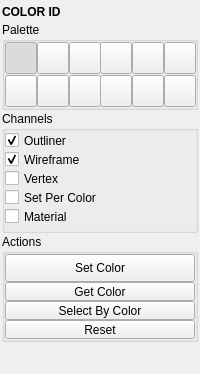
<?xml version="1.0" encoding="UTF-8"?>
<ui version="4.0">
 <class>QtUi</class>
 <widget class="QMainWindow" name="QtUi">
  <property name="enabled">
   <bool>true</bool>
  </property>
  <property name="geometry">
   <rect>
    <x>0</x>
    <y>0</y>
    <width>200</width>
    <height>326</height>
   </rect>
  </property>
  <property name="tabShape">
   <enum>QTabWidget::Triangular</enum>
  </property>
  <property name="dockNestingEnabled">
   <bool>true</bool>
  </property>
  <property name="dockOptions">
   <set>QMainWindow::AllowNestedDocks|QMainWindow::AllowTabbedDocks|QMainWindow::AnimatedDocks|QMainWindow::ForceTabbedDocks</set>
  </property>
  <property name="accessibleDescription">
   <string>Assign ID colors to objects via material, outliner, wireframe or vertex colors.</string>
  </property>
  <widget class="QWidget" name="central_widget">
   <property name="minimumSize">
    <size>
     <width>200</width>
     <height>0</height>
    </size>
   </property>
   <layout class="QVBoxLayout" name="verticalLayout">
    <property name="spacing">
     <number>2</number>
    </property>
    <property name="leftMargin">
     <number>2</number>
    </property>
    <property name="topMargin">
     <number>2</number>
    </property>
    <property name="rightMargin">
     <number>2</number>
    </property>
    <property name="bottomMargin">
     <number>2</number>
    </property>
    <item>
     <layout class="QVBoxLayout" name="verticalLayout_1">
      <property name="spacing">
       <number>1</number>
      </property>
      <item>
       <widget class="Header" name="header">
        <property name="minimumSize">
         <size>
          <width>0</width>
          <height>19</height>
         </size>
        </property>
        <property name="maximumSize">
         <size>
          <width>16777215</width>
          <height>19</height>
         </size>
        </property>
        <property name="font">
         <font>
          <weight>75</weight>
          <bold>true</bold>
         </font>
        </property>
        <property name="text">
         <string>COLOR ID</string>
        </property>
       </widget>
      </item>
      <item>
       <widget class="QGroupBox" name="grp_palette">
        <property name="sizePolicy">
         <sizepolicy hsizetype="Preferred" vsizetype="Fixed">
          <horstretch>0</horstretch>
          <verstretch>0</verstretch>
         </sizepolicy>
        </property>
        <property name="title">
         <string>Palette</string>
        </property>
        <layout class="QGridLayout" name="gridLayout">
         <property name="leftMargin">
          <number>0</number>
         </property>
         <property name="topMargin">
          <number>0</number>
         </property>
         <property name="rightMargin">
          <number>0</number>
         </property>
         <property name="bottomMargin">
          <number>0</number>
         </property>
         <property name="horizontalSpacing">
          <number>0</number>
         </property>
         <property name="verticalSpacing">
          <number>1</number>
         </property>
         <item row="0" column="0">
          <widget class="ColorSwatch" name="chk000">
           <property name="minimumSize">
            <size>
             <width>32</width>
             <height>32</height>
            </size>
           </property>
           <property name="maximumSize">
            <size>
             <width>32</width>
             <height>32</height>
            </size>
           </property>
           <property name="text">
            <string/>
           </property>
           <property name="checkable">
            <bool>true</bool>
           </property>
           <property name="checked">
            <bool>true</bool>
           </property>
          </widget>
         </item>
         <item row="0" column="4">
          <widget class="ColorSwatch" name="chk004">
           <property name="minimumSize">
            <size>
             <width>32</width>
             <height>32</height>
            </size>
           </property>
           <property name="maximumSize">
            <size>
             <width>32</width>
             <height>32</height>
            </size>
           </property>
           <property name="text">
            <string/>
           </property>
           <property name="checkable">
            <bool>true</bool>
           </property>
           <property name="checked">
            <bool>false</bool>
           </property>
          </widget>
         </item>
         <item row="0" column="1">
          <widget class="ColorSwatch" name="chk001">
           <property name="minimumSize">
            <size>
             <width>32</width>
             <height>32</height>
            </size>
           </property>
           <property name="maximumSize">
            <size>
             <width>32</width>
             <height>32</height>
            </size>
           </property>
           <property name="text">
            <string/>
           </property>
           <property name="checkable">
            <bool>true</bool>
           </property>
           <property name="checked">
            <bool>false</bool>
           </property>
          </widget>
         </item>
         <item row="0" column="3">
          <widget class="ColorSwatch" name="chk003">
           <property name="minimumSize">
            <size>
             <width>32</width>
             <height>32</height>
            </size>
           </property>
           <property name="maximumSize">
            <size>
             <width>32</width>
             <height>32</height>
            </size>
           </property>
           <property name="text">
            <string/>
           </property>
           <property name="checkable">
            <bool>true</bool>
           </property>
           <property name="checked">
            <bool>false</bool>
           </property>
          </widget>
         </item>
         <item row="0" column="5">
          <widget class="ColorSwatch" name="chk005">
           <property name="minimumSize">
            <size>
             <width>32</width>
             <height>32</height>
            </size>
           </property>
           <property name="maximumSize">
            <size>
             <width>32</width>
             <height>32</height>
            </size>
           </property>
           <property name="text">
            <string/>
           </property>
           <property name="checkable">
            <bool>true</bool>
           </property>
           <property name="checked">
            <bool>false</bool>
           </property>
          </widget>
         </item>
         <item row="0" column="2">
          <widget class="ColorSwatch" name="chk002">
           <property name="minimumSize">
            <size>
             <width>32</width>
             <height>32</height>
            </size>
           </property>
           <property name="maximumSize">
            <size>
             <width>32</width>
             <height>32</height>
            </size>
           </property>
           <property name="text">
            <string/>
           </property>
           <property name="checkable">
            <bool>true</bool>
           </property>
           <property name="checked">
            <bool>false</bool>
           </property>
          </widget>
         </item>
         <item row="1" column="4">
          <widget class="ColorSwatch" name="chk010">
           <property name="minimumSize">
            <size>
             <width>32</width>
             <height>32</height>
            </size>
           </property>
           <property name="maximumSize">
            <size>
             <width>32</width>
             <height>32</height>
            </size>
           </property>
           <property name="text">
            <string/>
           </property>
           <property name="checkable">
            <bool>true</bool>
           </property>
           <property name="checked">
            <bool>false</bool>
           </property>
          </widget>
         </item>
         <item row="1" column="1">
          <widget class="ColorSwatch" name="chk007">
           <property name="minimumSize">
            <size>
             <width>32</width>
             <height>32</height>
            </size>
           </property>
           <property name="maximumSize">
            <size>
             <width>32</width>
             <height>32</height>
            </size>
           </property>
           <property name="text">
            <string/>
           </property>
           <property name="checkable">
            <bool>true</bool>
           </property>
           <property name="checked">
            <bool>false</bool>
           </property>
          </widget>
         </item>
         <item row="1" column="3">
          <widget class="ColorSwatch" name="chk009">
           <property name="minimumSize">
            <size>
             <width>32</width>
             <height>32</height>
            </size>
           </property>
           <property name="maximumSize">
            <size>
             <width>32</width>
             <height>32</height>
            </size>
           </property>
           <property name="text">
            <string/>
           </property>
           <property name="checkable">
            <bool>true</bool>
           </property>
           <property name="checked">
            <bool>false</bool>
           </property>
          </widget>
         </item>
         <item row="1" column="2">
          <widget class="ColorSwatch" name="chk008">
           <property name="minimumSize">
            <size>
             <width>32</width>
             <height>32</height>
            </size>
           </property>
           <property name="maximumSize">
            <size>
             <width>32</width>
             <height>32</height>
            </size>
           </property>
           <property name="text">
            <string/>
           </property>
           <property name="checkable">
            <bool>true</bool>
           </property>
           <property name="checked">
            <bool>false</bool>
           </property>
          </widget>
         </item>
         <item row="1" column="0">
          <widget class="ColorSwatch" name="chk006">
           <property name="minimumSize">
            <size>
             <width>32</width>
             <height>32</height>
            </size>
           </property>
           <property name="maximumSize">
            <size>
             <width>32</width>
             <height>32</height>
            </size>
           </property>
           <property name="text">
            <string/>
           </property>
           <property name="checkable">
            <bool>true</bool>
           </property>
           <property name="checked">
            <bool>false</bool>
           </property>
          </widget>
         </item>
         <item row="1" column="5">
          <widget class="ColorSwatch" name="chk011">
           <property name="minimumSize">
            <size>
             <width>32</width>
             <height>32</height>
            </size>
           </property>
           <property name="maximumSize">
            <size>
             <width>32</width>
             <height>32</height>
            </size>
           </property>
           <property name="text">
            <string/>
           </property>
           <property name="checkable">
            <bool>true</bool>
           </property>
           <property name="checked">
            <bool>false</bool>
           </property>
          </widget>
         </item>
        </layout>
       </widget>
      </item>
      <item>
       <widget class="QGroupBox" name="groupBox_2">
        <property name="sizePolicy">
         <sizepolicy hsizetype="Preferred" vsizetype="Fixed">
          <horstretch>0</horstretch>
          <verstretch>0</verstretch>
         </sizepolicy>
        </property>
        <property name="title">
         <string>Channels</string>
        </property>
        <layout class="QVBoxLayout" name="verticalLayout_6">
         <property name="spacing">
          <number>0</number>
         </property>
         <property name="leftMargin">
          <number>0</number>
         </property>
         <property name="topMargin">
          <number>0</number>
         </property>
         <property name="rightMargin">
          <number>0</number>
         </property>
         <property name="bottomMargin">
          <number>4</number>
         </property>
         <item>
          <widget class="QCheckBox" name="chk013">
           <property name="minimumSize">
            <size>
             <width>0</width>
             <height>19</height>
            </size>
           </property>
           <property name="maximumSize">
            <size>
             <width>16777215</width>
             <height>19</height>
            </size>
           </property>
           <property name="toolTip">
            <string>Set outliner color.</string>
           </property>
           <property name="layoutDirection">
            <enum>Qt::LeftToRight</enum>
           </property>
           <property name="text">
            <string>Outliner</string>
           </property>
           <property name="checkable">
            <bool>true</bool>
           </property>
           <property name="checked">
            <bool>true</bool>
           </property>
          </widget>
         </item>
         <item>
          <widget class="QCheckBox" name="chk012">
           <property name="minimumSize">
            <size>
             <width>0</width>
             <height>19</height>
            </size>
           </property>
           <property name="maximumSize">
            <size>
             <width>16777215</width>
             <height>19</height>
            </size>
           </property>
           <property name="toolTip">
            <string>Set wireframe color.</string>
           </property>
           <property name="layoutDirection">
            <enum>Qt::LeftToRight</enum>
           </property>
           <property name="text">
            <string>Wireframe</string>
           </property>
           <property name="checkable">
            <bool>true</bool>
           </property>
           <property name="checked">
            <bool>true</bool>
           </property>
          </widget>
         </item>
         <item>
          <widget class="QCheckBox" name="chk015">
           <property name="minimumSize">
            <size>
             <width>0</width>
             <height>19</height>
            </size>
           </property>
           <property name="maximumSize">
            <size>
             <width>16777215</width>
             <height>19</height>
            </size>
           </property>
           <property name="toolTip">
            <string>Set vertex color.</string>
           </property>
           <property name="layoutDirection">
            <enum>Qt::LeftToRight</enum>
           </property>
           <property name="text">
            <string>Vertex</string>
           </property>
           <property name="checkable">
            <bool>true</bool>
           </property>
           <property name="checked">
            <bool>false</bool>
           </property>
          </widget>
         </item>
         <item>
          <widget class="QCheckBox" name="chk016">
           <property name="minimumSize">
            <size>
             <width>0</width>
             <height>19</height>
            </size>
           </property>
           <property name="maximumSize">
            <size>
             <width>16777215</width>
             <height>19</height>
            </size>
           </property>
           <property name="toolTip">
            <string>Also group each color's objects into a container named ID_&amp;lt;HEX&amp;gt; — an objectSet in Maya, a color-tagged collection in Blender. A grouping aid, independent of the color channels above.</string>
           </property>
           <property name="layoutDirection">
            <enum>Qt::LeftToRight</enum>
           </property>
           <property name="text">
            <string>Set Per Color</string>
           </property>
           <property name="checkable">
            <bool>true</bool>
           </property>
           <property name="checked">
            <bool>false</bool>
           </property>
          </widget>
         </item>
         <item>
          <widget class="QCheckBox" name="chk014">
           <property name="minimumSize">
            <size>
             <width>0</width>
             <height>19</height>
            </size>
           </property>
           <property name="maximumSize">
            <size>
             <width>16777215</width>
             <height>19</height>
            </size>
           </property>
           <property name="toolTip">
            <string>Assign a new lambert material of this color.</string>
           </property>
           <property name="layoutDirection">
            <enum>Qt::LeftToRight</enum>
           </property>
           <property name="text">
            <string>Material</string>
           </property>
           <property name="checkable">
            <bool>true</bool>
           </property>
           <property name="checked">
            <bool>false</bool>
           </property>
          </widget>
         </item>
        </layout>
       </widget>
      </item>
      <item>
       <widget class="QGroupBox" name="groupBox">
        <property name="sizePolicy">
         <sizepolicy hsizetype="Preferred" vsizetype="Fixed">
          <horstretch>0</horstretch>
          <verstretch>0</verstretch>
         </sizepolicy>
        </property>
        <property name="title">
         <string>Actions</string>
        </property>
        <layout class="QVBoxLayout" name="verticalLayout_5">
         <property name="spacing">
          <number>0</number>
         </property>
         <property name="leftMargin">
          <number>0</number>
         </property>
         <property name="topMargin">
          <number>0</number>
         </property>
         <property name="rightMargin">
          <number>0</number>
         </property>
         <property name="bottomMargin">
          <number>0</number>
         </property>
         <item>
          <widget class="QPushButton" name="b001">
           <property name="minimumSize">
            <size>
             <width>0</width>
             <height>28</height>
            </size>
           </property>
           <property name="maximumSize">
            <size>
             <width>16777215</width>
             <height>28</height>
            </size>
           </property>
           <property name="toolTip">
            <string>Apply the current color to any selected objects.</string>
           </property>
           <property name="layoutDirection">
            <enum>Qt::RightToLeft</enum>
           </property>
           <property name="text">
            <string>Set Color</string>
           </property>
           <property name="checkable">
            <bool>false</bool>
           </property>
           <property name="autoDefault">
            <bool>false</bool>
           </property>
           <property name="default">
            <bool>false</bool>
           </property>
           <property name="flat">
            <bool>false</bool>
           </property>
           <property name="enabled" stdset="0">
            <bool>true</bool>
           </property>
          </widget>
         </item>
         <item>
          <widget class="QPushButton" name="b003">
           <property name="minimumSize">
            <size>
             <width>0</width>
             <height>19</height>
            </size>
           </property>
           <property name="maximumSize">
            <size>
             <width>16777215</width>
             <height>19</height>
            </size>
           </property>
           <property name="toolTip">
            <string>Apply the current color to any selected objects.</string>
           </property>
           <property name="layoutDirection">
            <enum>Qt::RightToLeft</enum>
           </property>
           <property name="text">
            <string>Get Color</string>
           </property>
           <property name="checkable">
            <bool>false</bool>
           </property>
           <property name="autoDefault">
            <bool>false</bool>
           </property>
           <property name="default">
            <bool>false</bool>
           </property>
           <property name="flat">
            <bool>false</bool>
           </property>
           <property name="enabled" stdset="0">
            <bool>true</bool>
           </property>
          </widget>
         </item>
         <item>
          <widget class="QPushButton" name="b002">
           <property name="minimumSize">
            <size>
             <width>0</width>
             <height>19</height>
            </size>
           </property>
           <property name="maximumSize">
            <size>
             <width>16777215</width>
             <height>19</height>
            </size>
           </property>
           <property name="toolTip">
            <string>Select objects by the currently selected color.</string>
           </property>
           <property name="layoutDirection">
            <enum>Qt::RightToLeft</enum>
           </property>
           <property name="text">
            <string>Select By Color</string>
           </property>
           <property name="checkable">
            <bool>false</bool>
           </property>
           <property name="autoDefault">
            <bool>false</bool>
           </property>
           <property name="default">
            <bool>false</bool>
           </property>
           <property name="flat">
            <bool>false</bool>
           </property>
           <property name="enabled" stdset="0">
            <bool>true</bool>
           </property>
          </widget>
         </item>
         <item>
          <widget class="QPushButton" name="b000">
           <property name="minimumSize">
            <size>
             <width>0</width>
             <height>19</height>
            </size>
           </property>
           <property name="maximumSize">
            <size>
             <width>16777215</width>
             <height>19</height>
            </size>
           </property>
           <property name="toolTip">
            <string>Resets colors to default for selected objects.

Hold Ctrl+click to reset ALL objects in the scene.</string>
           </property>
           <property name="layoutDirection">
            <enum>Qt::RightToLeft</enum>
           </property>
           <property name="text">
            <string>Reset</string>
           </property>
           <property name="checkable">
            <bool>false</bool>
           </property>
           <property name="autoDefault">
            <bool>false</bool>
           </property>
           <property name="default">
            <bool>false</bool>
           </property>
           <property name="flat">
            <bool>false</bool>
           </property>
           <property name="enabled" stdset="0">
            <bool>true</bool>
           </property>
          </widget>
         </item>
        </layout>
       </widget>
      </item>
      <item>
       <spacer name="verticalSpacer_1">
        <property name="orientation">
         <enum>Qt::Vertical</enum>
        </property>
        <property name="sizeType">
         <enum>QSizePolicy::Fixed</enum>
        </property>
        <property name="sizeHint" stdset="0">
         <size>
          <width>0</width>
          <height>10</height>
         </size>
        </property>
       </spacer>
      </item>
      <item>
       <widget class="Footer" name="footer" native="true">
        <property name="minimumSize">
         <size>
          <width>0</width>
          <height>19</height>
         </size>
        </property>
        <property name="maximumSize">
         <size>
          <width>16777215</width>
          <height>19</height>
         </size>
        </property>
       </widget>
      </item>
     </layout>
    </item>
   </layout>
  </widget>
 </widget>
 <customwidgets>
  <customwidget>
   <class>Footer</class>
   <extends>QWidget</extends>
   <header>uitk.widgets.footer</header>
  </customwidget>
  <customwidget>
   <class>Header</class>
   <extends>QLabel</extends>
   <header>uitk.widgets.header.Header.h</header>
  </customwidget>
  <customwidget>
   <class>ColorSwatch</class>
   <extends>QPushButton</extends>
   <header>uitk.widgets.colorSwatch.ColorSwatch.h</header>
  </customwidget>
 </customwidgets>
 <resources/>
 <connections/>
 <designerdata>
  <property name="gridDeltaX">
   <number>5</number>
  </property>
  <property name="gridDeltaY">
   <number>5</number>
  </property>
  <property name="gridSnapX">
   <bool>true</bool>
  </property>
  <property name="gridSnapY">
   <bool>true</bool>
  </property>
  <property name="gridVisible">
   <bool>true</bool>
  </property>
 </designerdata>
</ui>
